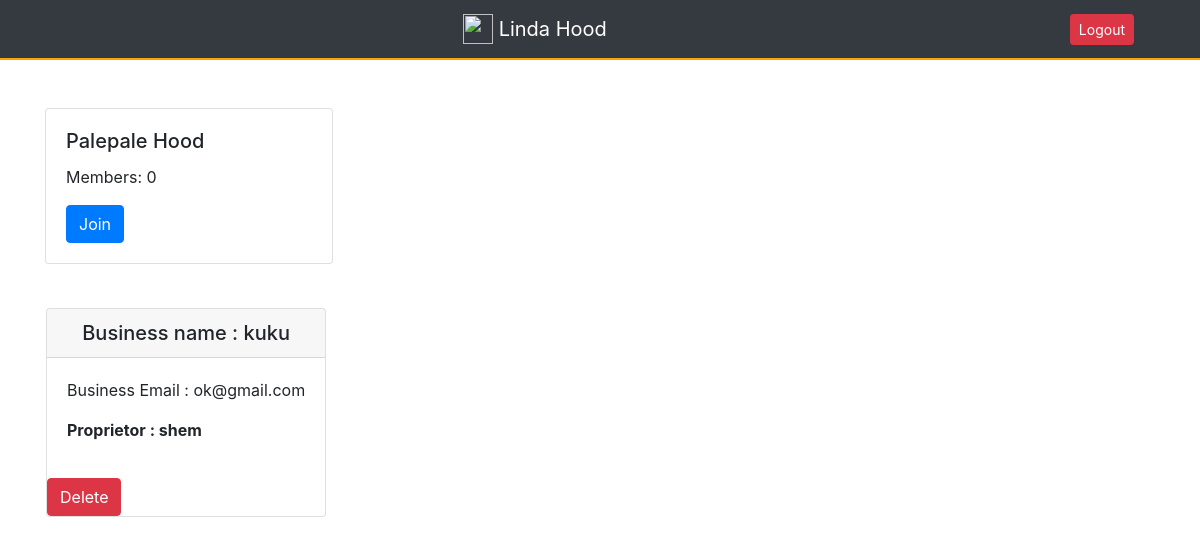
The app's page /hoods/businesses/in/palepale/ (signed in) with its own data.
### hoods/models.py (models this page shows, shortened)
class Hood(models.Model):
    name = models.CharField(max_length=140, unique=True)
    slug = models.SlugField(allow_unicode=True,  unique=True)
    location = models.CharField(max_length=140, blank=True, default='')
    occupants = models.ManyToManyField(User, through='HoodMember')
    class Meta:
        ordering = ['name']

### posts/models.py (models this page shows, shortened)
class Business(models.Model):
    user = models.ForeignKey(User, related_name="businesses")
    created_at = models.DateTimeField(auto_now=True)
    business_name = models.CharField(max_length=140, blank=True, null=True)
    business_email = models.EmailField(max_length=70, blank=True)
    hood = models.ForeignKey(Hood, related_name='businesses', null=True, blank=True)
    class Meta:
        ordering = ['-created_at']
        unique_together = ['user', 'business_name']

### hoods/views.py (the view)
# urls.py: url(r'businesses/in/(?P<slug>[-\w]+)/$', views.SingleHood.as_view(), name='single'),
class SingleHood(generic.DetailView):
    model = Hood

### hoods/templates/hoods/hood_detail.html
{% extends "hoods/hood_base.html" %}
{% block prehood %}
  <div class="col-sm-6">
    <div class="card" style="width: 18rem; margin-top: 20%">
      <div class="card-body">
        <h5 class="card-title">{{hood.name|title }} Hood</h5>
        <p class="card-text">Members: {{hood.occupants.count}}</p>
        {% if user in hood.occupants.all %}
        <a href="{% url 'hoods:leave' slug=hood.slug %}" class="btn btn-danger">Leave</a>
        {% else %}
        <a href="{% url 'hoods:join' slug=hood.slug %}" class="btn btn-primary">Join</a>
        {% endif %}
      </div>
    </div>
  </div>
  <div class="col-sm-6">
  </div>
{% endblock %}
{% block hood_content %}
<div class="mt-3 ml-3">
  {% if hood.businesses.count == 0 %}
  <h4>No Businesses in this hood yet!</h4>
  {% if user in hood.occupants.all %}
  <a href="{% url 'posts:create' %}"><button class="btn btn-tertiary" style="">Create Business</button> </a>
  {% endif %}
  {% else %}
    {% for business in hood.businesses.all %}
     {% include "posts/_post.html" %}
    {% endfor %}
  {% endif%}
</div>
{% endblock %}

### posts/templates/posts/_post.html (shortened to what this page needs)
<div class="post" style="margin-top: 10%">
  <div class="card" >
      <h5 class="card-header card-header text-center" >Business name : {{business.business_name}}</h5>
    <div class="card-body">
      <p>Business Email : {{business.business_email}}</p>
      <p><strong>Proprietor : {{business.user.username}}</strong></p>
    </div>
    <div class="content">
      {% if user.is_authenticated and business.user == user %}
      <a href="{% url 'posts:delete' pk=business.pk %}" title="delete" class="btn btn-danger">Delete</a>
      {% endif %}
    </div>
  </div>
</div>

### records on screen
Hood: name "Palepale", occupants.count "0"
Business: business_name "kuku", business_email "ok@gmail.com", user.username "shem", shows "Delete"
